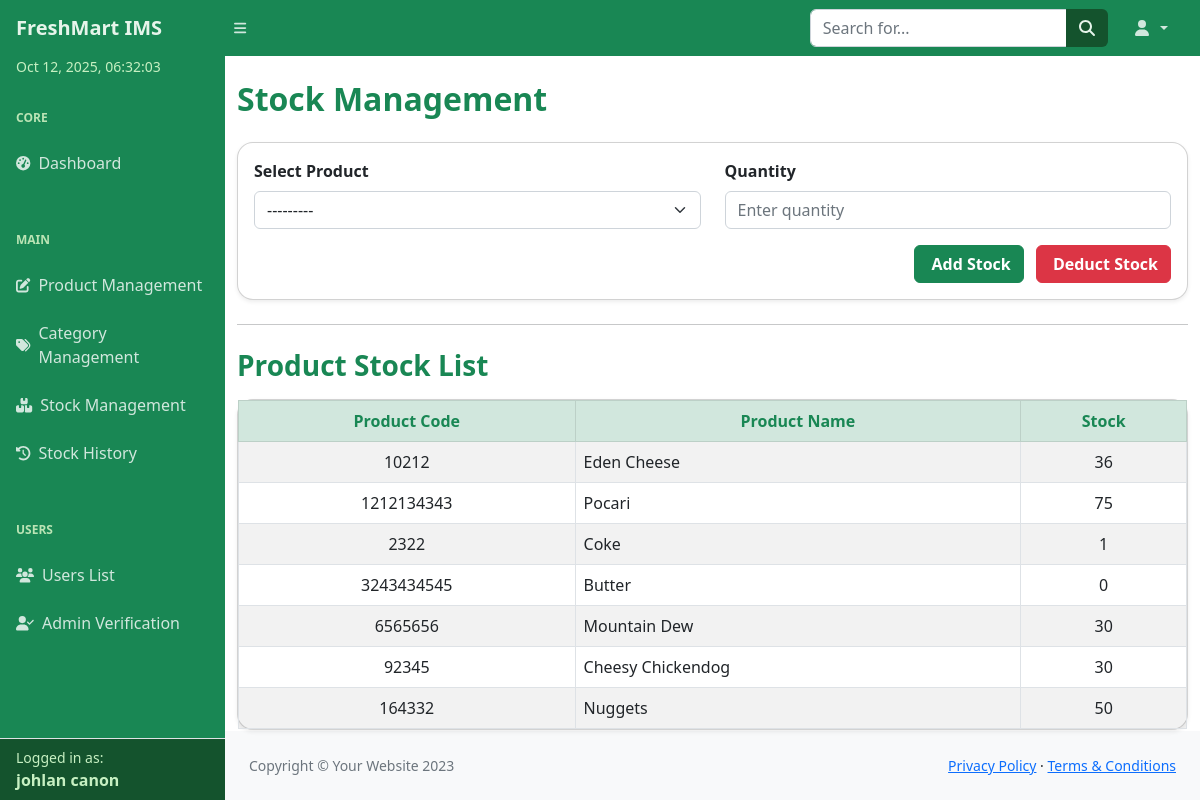
Screenshot of /inventory/stock/ (signed in) with the database file from the repository.
### inventory/models.py (models this page shows)
class InventoryItem(models.Model):
    product_name = models.CharField(max_length=100)
    product_code = models.CharField(max_length=50)
    description = models.TextField(blank=True)
    quantity_in_stock = models.IntegerField(default=0)
    price = models.DecimalField(max_digits=10, decimal_places=2)
    category = models.ForeignKey(Category, on_delete=models.SET_NULL, null=True, blank=True)
    created_at = models.DateTimeField(auto_now_add=True)
    updated_at = models.DateTimeField(auto_now=True)
    def __str__(self):
        return self.product_name

### inventory/views.py (the view)
# urls.py: path('stock/', views.stock_management, name='stock_management'),
@login_required
def stock_management(request):
    if request.method == 'POST':
        form = StockForm(request.POST)
        if form.is_valid():
            product = form.cleaned_data['product']
            quantity = form.cleaned_data['quantity']
            old_quantity = product.quantity_in_stock
            if 'add_stock' in request.POST:
                product.quantity_in_stock += quantity
                action = 'ADD'
                product.save()
                StockHistory.objects.create(
                    product=product,
                    old_quantity=old_quantity,
                    input_quantity=quantity,
                    new_quantity=product.quantity_in_stock,
                    action=action
                )
                messages.success(request, f"{quantity} added to {product.product_name} stock.")
            elif 'deduct_stock' in request.POST:
                if quantity > product.quantity_in_stock:
                    messages.error(request, f"Cannot deduct {quantity} from {product.product_name}. Only {product.quantity_in_stock} in stock.")
                else:
                    product.quantity_in_stock -= quantity
                    action = 'DEDUCT'
                    product.save()
                    StockHistory.objects.create(
                        product=product,
                        old_quantity=old_quantity,
                        input_quantity=quantity,
                        new_quantity=product.quantity_in_stock,
                        action=action
                    )
                    messages.success(request, f"{quantity} deducted from {product.product_name} stock.")
            return redirect('stock_management')
    else:
        form = StockForm()
    products = InventoryItem.objects.all()
    return render(request, 'inventory/stock_management.html', {
        'form': form,
        'products': products
    })

### inventory/forms.py
class StockForm(forms.Form):
    product = forms.ModelChoiceField(
        queryset=InventoryItem.objects.all(),
        widget=forms.Select(attrs={'class': 'form-control'}),
        label="Select Product"
    )
    quantity = forms.IntegerField(
        min_value=1,
        widget=forms.NumberInput(attrs={'class': 'form-control', 'placeholder': 'Enter quantity'}),
        label="Quantity"
    )

### templates/inventory/stock_management.html (shortened to what this page needs)
 {% load widget_tweaks %}
{% include "partials/header.html" %}
<body class="sb-nav-fixed">
{% include "partials/navbar.html" %}
<div id="layoutSidenav">
    {% include "partials/sidebar.html" %}
    <div id="layoutSidenav_content">
        <main>
            <div class="container mt-4">
                <h2 class="mb-4 fw-bold text-success">Stock Management</h2>
                {% if request.user.is_authenticated and request.user.userprofile.role == 'Admin' %}
                <div class="card shadow-sm rounded-4 mb-4">
                    <div class="card-body">
                        <form method="POST" class="row g-4">
                            <div class="col-md-6">
                                <label for="{{ form.product.id_for_label }}" class="form-label fw-semibold">{{ form.product.label }}</label>
                                {{ form.product|add_class:"form-select" }}
                            </div>
                            <div class="col-md-6">
                                <label for="{{ form.quantity.id_for_label }}" class="form-label fw-semibold">{{ form.quantity.label }}</label>
                                {{ form.quantity|add_class:"form-control" }}
                            </div>
                            <div class="col-12 text-end mt-3">
                                <button type="submit" name="add_stock" class="btn btn-success me-2 fw-semibold">
                                     Add Stock
                                </button>
                                <button type="submit" name="deduct_stock" class="btn btn-danger fw-semibold">
                                     Deduct Stock
                                </button>
                            </div>
                        </form>
                    </div>
                </div>
                {% endif %}
                <hr>
                <h3 class="mt-4 mb-3 fw-semibold text-success">Product Stock List</h3>
                <div class="card shadow-sm rounded-4">
                    <div class="card-body p-0">
                        <div class="table-responsive">
                            <table class="table table-bordered table-striped table-hover mb-0">
                                <thead class="table-success text-success text-center align-middle">
                                    <tr>
                                        <th>Product Code</th>
                                        <th>Product Name</th>
                                        <th>Stock</th>
                                    </tr>
                                </thead>
                                <tbody>
                                    {% for item in products %}
                                    <tr class="text-center align-middle">
                                        <td>{{ item.product_code }}</td>
                                        <td class="text-start">{{ item.product_name }}</td>
                                        <td>{{ item.quantity_in_stock }}</td>
                                    </tr>
                                    {% empty %}
                                    <tr>
                                        <td colspan="3" class="text-center text-muted fst-italic py-4">
                                            No products available.
                                        </td>
                                    </tr>
                                    {% endfor %}
                                </tbody>
                            </table>
                        </div>
                    </div>
                </div>
            </div>
        </main>
        {% include "partials/footer.html" %}
    </div>
</div>
</body>
</html>

### templates/partials/sidebar.html (shortened to what this page needs)
<div id="layoutSidenav_nav">
    <nav class="sb-sidenav accordion sb-sidenav-green" id="sidenavAccordion">
        <div class="sb-sidenav-menu">
            <div class="nav">
                <div id="sidebarDateTime"></div>
                <div class="sb-sidenav-menu-heading text-uppercase fw-bold">Core</div>
                <a class="nav-link" href="{% url 'index' %}">
                    <div class="sb-nav-link-icon"><i class="fas fa-tachometer-alt"></i></div>
                    Dashboard
                </a>
                <div class="sb-sidenav-menu-heading text-uppercase fw-bold mt-3">Main</div>
                <a class="nav-link" href="{% url 'product_manage' %}">
                    <div class="sb-nav-link-icon"><i class="fas fa-edit"></i></div>
                    Product Management
                </a>
                <a class="nav-link" href="{% url 'category_list_add' %}">
                    <div class="sb-nav-link-icon"><i class="fas fa-tags"></i></div>
                    Category Management
                </a>
                <a class="nav-link" href="{% url 'stock_management' %}">
                    <div class="sb-nav-link-icon"><i class="fas fa-boxes"></i></div>
                    Stock Management
                </a>
                <a class="nav-link" href="{% url 'stock_history' %}">
                    <div class="sb-nav-link-icon"><i class="fas fa-history"></i></div>
                    Stock History
                </a>
                {% if request.user.is_authenticated and request.user.userprofile.role == 'Admin' %}
                <div class="sb-sidenav-menu-heading text-uppercase fw-bold mt-3">Users</div>
                <a class="nav-link" href="{% url 'user_list' %}">
                    <div class="sb-nav-link-icon"><i class="fas fa-users"></i></div>
                    Users List
                </a>
                <a class="nav-link" href="{% url 'admin_verification' %}">
                    <div class="sb-nav-link-icon"><i class="fas fa-user-check"></i></div>
                    Admin Verification
                </a>
                {% endif %}
            </div>
        </div>
        <div class="sb-sidenav-footer border-top mt-auto px-3 py-2">
            <div class="small">Logged in as:</div>
            <div class="fw-semibold">
                {{ request.user.first_name }} {{ request.user.last_name }}
            </div>
        </div>
    </nav>
</div>

### templates/partials/sidebar.html (style rules this page uses)
.sb-sidenav-green { background-color: #198754; color: #e6f4ea; }
.sb-sidenav-green .nav-link { color: #d1e7dd; }
.sb-sidenav-green .sb-sidenav-menu-heading { color: #bbe4b5; }
.sb-sidenav-green .sb-sidenav-footer { background-color: #14532d; color: #c7f0c2; }
#sidebarDateTime { font-size: 0.875rem; color: #c7f0c2; font-weight: 500; padding-left: 1rem; padding-bottom: 0.25rem; user-select: none; }

### rows the page displays
InventoryItem: product_code "10212", product_name "Eden Cheese", quantity_in_stock "36"
InventoryItem: product_code "1212134343", product_name "Pocari", quantity_in_stock "75"
InventoryItem: product_code "2322", product_name "Coke", quantity_in_stock "1"
InventoryItem: product_code "3243434545", product_name "Butter", quantity_in_stock "0"
InventoryItem: product_code "6565656", product_name "Mountain Dew", quantity_in_stock "30"
InventoryItem: product_code "92345", product_name "Cheesy Chickendog", quantity_in_stock "30"
InventoryItem: product_code "164332", product_name "Nuggets", quantity_in_stock "50"

### other values shown
{{ request.user.first_name }} "johlan"
{{ request.user.last_name }} "canon"
